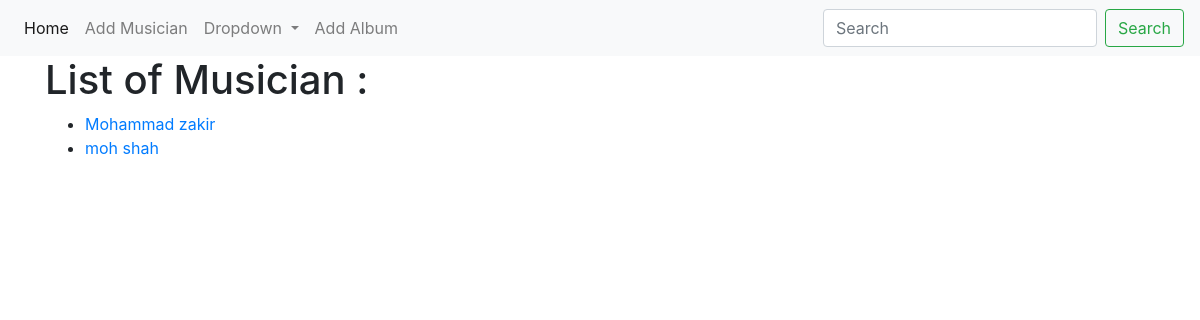
The app's page /, older data.
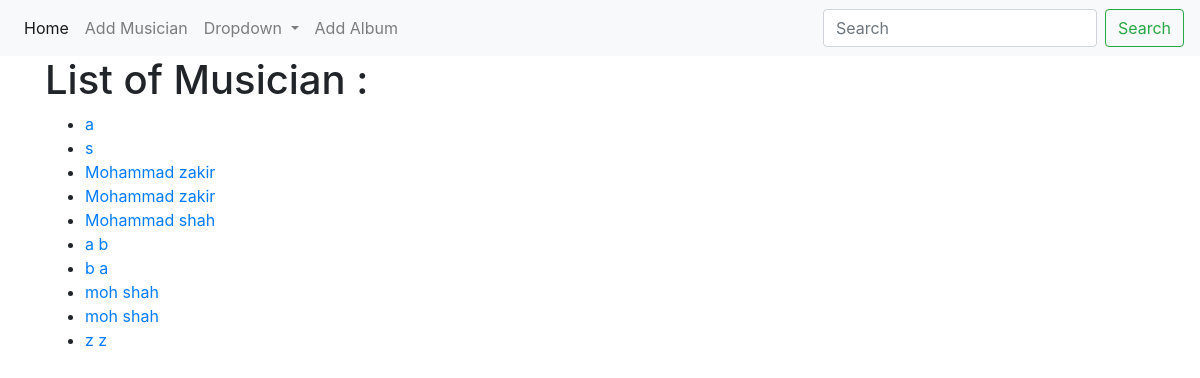
The same page, newer data.
### first_app/models.py (models this page shows, shortened)
class Musician(models.Model):
    id = models.AutoField(primary_key=True)
    First_name = models.CharField(max_length=30)
    Last_name = models.CharField(max_length=20)
    instrument = models.CharField(max_length=20)

### first_app/views.py (the view)
# urls.py: path('',views.index, name='index'),
def index(request):
    musician_list = Musician.objects.order_by("First_name")
    dict = {'title' : "Home Page",'musician_list' : musician_list}
    return render(request,'first_app/index.html',context= dict)

### templates/first_app/index.html (shortened to what this page needs)
<!DOCTYPE html>
{% extends 'first_app/base.html' %}
{% block body_block %}
<h1>List of Musician :</h1>
<ul>
    {% if musician_list %}
    {% for musician in musician_list%}
    <li><a href="{% url 'first_app:album_list' artist_id=musician.id %}">{{musician.First_name}} {{musician.Last_name}}</a></li>
    {%endfor%}
    {% else %}
    <h4>No musician in the list</h4>
    {%endif%}
</ul>
{% endblock %}
{% load static %}

### templates/first_app/base.html (shortened to what this page needs)
<!doctype html>
<html lang="en">
  <head>
    <link rel="stylesheet" href="https://cdn.jsdelivr.net/npm/bootstrap@4.3.1/dist/css/bootstrap.min.css">
  </head>
  <body>
    <nav class="navbar navbar-expand-lg navbar-light bg-light">
        <div class="collapse navbar-collapse" id="navbarSupportedContent">
          <ul class="navbar-nav mr-auto">
            <li class="nav-item active">
              <a class="nav-link" href="{% url 'first_app:index' %}">Home <span class="sr-only">(current)</span></a>
            </li>
            <li class="nav-item">
              <a class="nav-link" href="{% url 'first_app:musician-form'%}">Add Musician</a>
            </li>
            <li class="nav-item dropdown">
              <a class="nav-link dropdown-toggle" href="#" id="navbarDropdown" role="button" data-toggle="dropdown" aria-haspopup="true" aria-expanded="false">
                Dropdown
              </a>
            </li>
            <li class="nav-item">
              <a class="nav-link" href="{% url 'first_app:album_form'%}">Add Album</a>
            </li>
          </ul>
          <form class="form-inline my-2 my-lg-0">
            <input class="form-control mr-sm-2" type="search" placeholder="Search" aria-label="Search">
            <button class="btn btn-outline-success my-2 my-sm-0" type="submit">Search</button>
          </form>
        </div>
      </nav>
<div class="container">
{% block body_block %}
{% endblock %}
</div>
</body>
</html>

Row changes from the older to the newer data that the page shows:
added Musician: Last_name "a"
added Musician: Last_name "s"
added Musician: First_name "Mohammad", Last_name "zakir"
added Musician: First_name "Mohammad", Last_name "shah"
added Musician: First_name "a", Last_name "b"
added Musician: First_name "b", Last_name "a"
added Musician: First_name "moh", Last_name "shah"
added Musician: First_name "z", Last_name "z"
